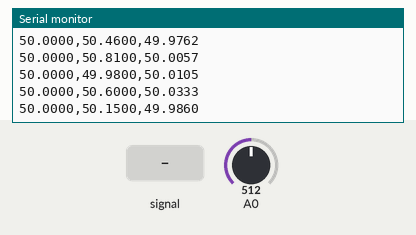
This sketch was run on a simulated Arduino Uno, built with avr-gcc and run on an emulated ATmega328P. On the bench: the last lines printed to the serial monitor. Inputs (shaded band) come from the test bench; at power-on: A0 = 512. Random numbers use the default seed unless the sketch sets one.

Above: at 1.2 s.
1.3 s: A0 fed a 200 Hz sine of ±81 counts around its level
At 1.45 s:
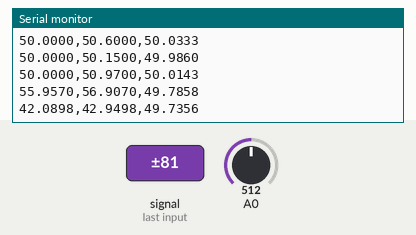
2.8 s: A0 set to 716
At 2.89 s:
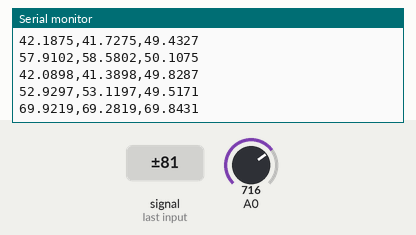
4.3 s: A0 set to 900
At 4.33 s:
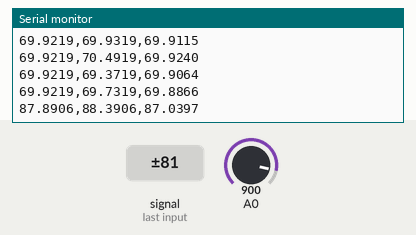
Timing chart, 0 to 7.3 s (numbered marks = the images above; inputs shaded):
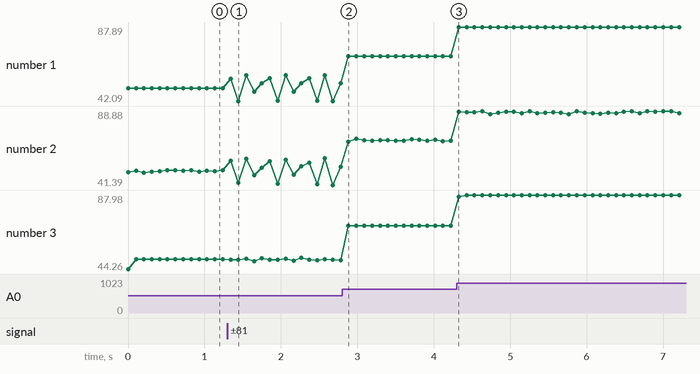

Measured:
- after the input at 1.3 s, the serial monitor: prints a new line at once (image 1)
- after the input at 2.8 s, the serial monitor: prints a new line after 0.08 s (image 2)
- plotted number 1: 50 → 52.93 after the input at 1.3 s, 52.93 → 69.92 after the input at 2.8 s
- plotted number 2: 50.97 → 53.12 after the input at 1.3 s, 53.12 → 69.73 after the input at 2.8 s
- plotted number 3: 50.01 → 49.52 after the input at 1.3 s, 49.52 → 69.89 after the input at 2.8 s

The sketch:

kalman_exemplo_sensor.ino
```cpp
#include <SimpleKalmanFilter.h>

/*
 #include <SimpleKalmanFilter.h>
 This sample code demonstrates how to use the SimpleKalmanFilter object.
 Use a potentiometer in Analog input A0 as a source for the reference real value.
 Some random noise will be generated over this value and used as a measured value.
 The estimated value obtained from SimpleKalmanFilter should match the real
 reference value.
 SimpleKalmanFilter(e_mea, e_est, q);
 e_mea: Measurement Uncertainty
 e_est: Estimation Uncertainty
 q: Process Noise
 */
SimpleKalmanFilter simpleKalmanFilter(1, 2, 0.01);

// Serial output refresh time
const long SERIAL_REFRESH_TIME = 100;
long refresh_time;

void setup() {
  Serial.begin(115200);
}

void loop() {

  // read a reference value from A0 and map it from 0 to 100
  float real_value = analogRead(A0)/1024.0 * 100.0;

  // add a noise to the reference value and use as the measured value
  float measured_value = real_value + random(-100,100)/100.0;

  // calculate the estimated value with Kalman Filter
  float estimated_value = simpleKalmanFilter.updateEstimate(measured_value);

  // send to Serial output every 100ms
  // use the Serial Ploter for a good visualization
  if (millis() > refresh_time) {
    Serial.print(real_value,4);
    Serial.print(",");
    Serial.print(measured_value,4);
    Serial.print(",");
    Serial.print(estimated_value,4);
    Serial.println();

    refresh_time = millis() + SERIAL_REFRESH_TIME;
  }

}
```
